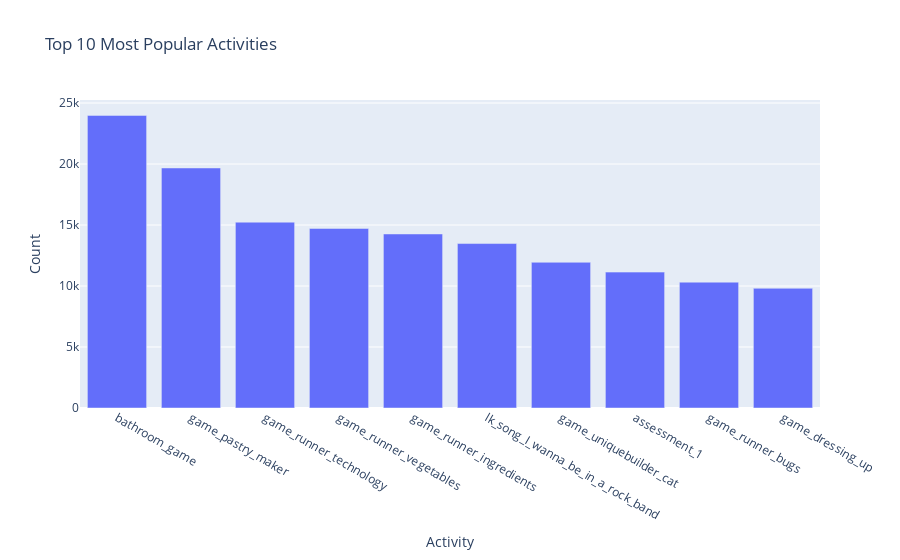
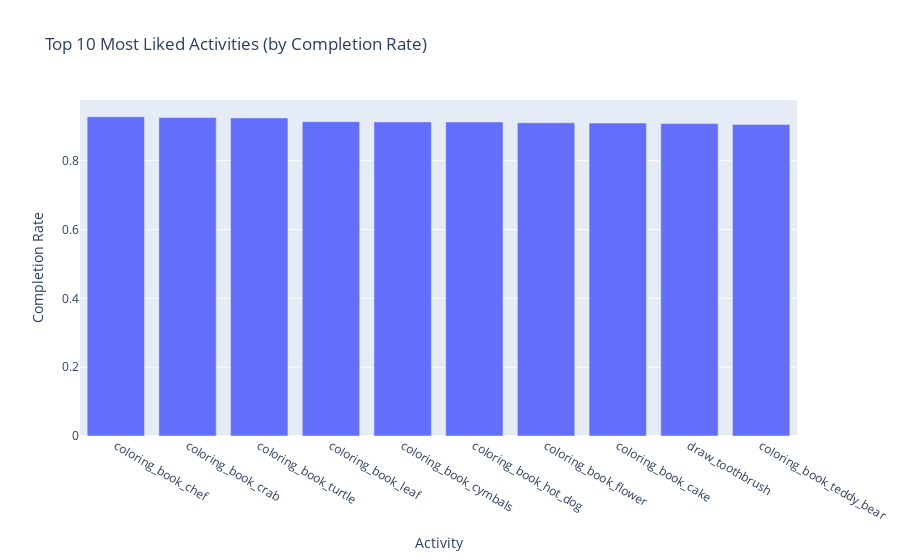
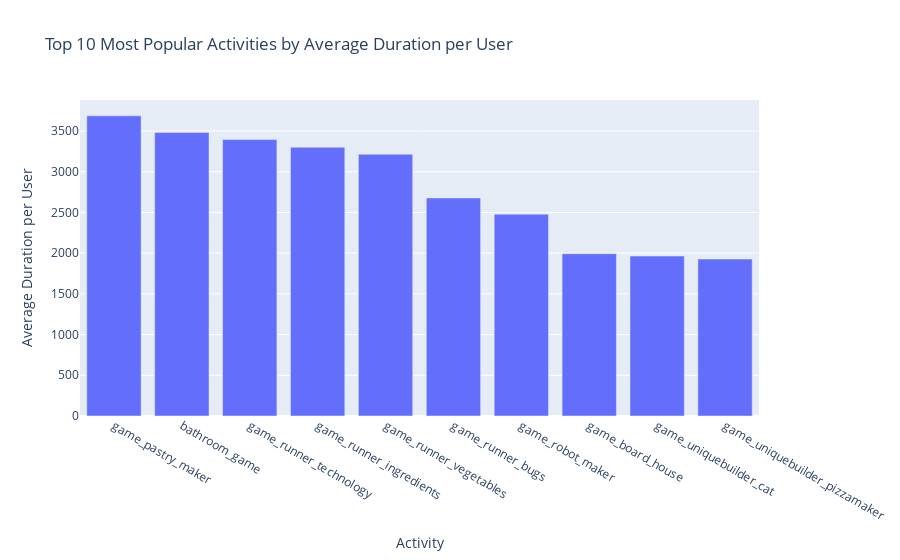
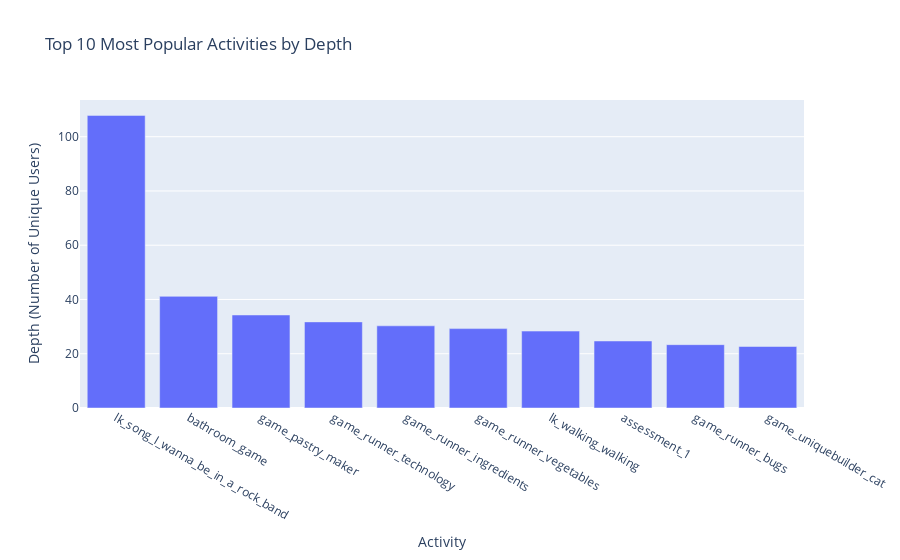

Write notebook code for charts like these, in order.
### Code cell
#filter activities that have more than 50 unique takers
activity_user_counts = df_activities.groupby('activity')['user_id'].nunique()
activities_with_50_takers = activity_user_counts[activity_user_counts > 50].index

filtered_df_activities = df_activities[df_activities['activity'].isin(activities_with_50_takers)]

#most popular activities
activity_counts = filtered_df_activities['activity'].value_counts()
fig = px.bar(activity_counts.head(10), x=activity_counts.head(10).index, y=activity_counts.head(10).values, title="Top 10 Most Popular Activities", labels={'x':'Activity', 'y':'Count'})
fig.show()


#most liked activities by completion rate
completion_rate = filtered_df_activities[filtered_df_activities['completed'] == True].groupby('activity').size() / filtered_df_activities.groupby('activity').size()
completion_rate = completion_rate.sort_values(ascending=False)
fig = px.bar(completion_rate.head(10), x=completion_rate.head(10).index, y=completion_rate.head(10).values, title="Top 10 Most Liked Activities (by Completion Rate)", labels={'x':'Activity', 'y':'Completion Rate'})
fig.show()


#most liked activities by duration
average_duration_per_user = filtered_df_activities.groupby('activity')['duration_int'].sum() / filtered_df_activities.groupby('activity')['user_id'].nunique()
average_duration_per_user = average_duration_per_user.sort_values(ascending=False)
fig = px.bar(average_duration_per_user.head(10), x=average_duration_per_user.head(10).index, y=average_duration_per_user.head(10).values, title="Top 10 Most Popular Activities by Average Duration per User", labels={'x':'Activity', 'y':'Average Duration per User'})
fig.show()

#most liked activities by depth
activity_depth = filtered_df_activities.groupby('activity')['activity'].size() / filtered_df_activities.groupby('activity')['user_id'].nunique()
activity_depth = activity_depth.sort_values(ascending=False)
fig = px.bar(activity_depth.head(10), x=activity_depth.head(10).index, y=activity_depth.head(10).values, title="Top 10 Most Popular Activities by Depth", labels={'x':'Activity', 'y':'Depth (Number of Unique Users)'})
fig.show()

### Figure 1 — Plotly figure (JSON) as saved in the notebook; plotly's stock layout.template omitted (floating-point values rounded to 4 significant figures)
{"data": [{"alignmentgroup": "True", "hovertemplate": "Activity=%{x}<br>Count=%{y}<extra></extra>", "legendgroup": "", "marker": {"color": "#636efa", "pattern": {"shape": ""}}, "name": "", "offsetgroup": "", "orientation": "v", "showlegend": false, "textposition": "auto", "type": "bar", "x": ["bathroom_game", "game_pastry_maker", "game_runner_technology", "game_runner_vegetables", "game_runner_ingredients", "lk_song_I_wanna_be_in_a_rock_band", "game_uniquebuilder_cat", "assessment_1", "game_runner_bugs", "game_dressing_up"], "xaxis": "x", "y": [23987, 19677, 15234, 14719, 14266, 13481, 11945, 11140, 10317, 9812], "yaxis": "y"}], "layout": {"autosize": true, "barmode": "relative", "legend": {"tracegroupgap": 0}, "title": {"text": "Top 10 Most Popular Activities"}, "xaxis": {"anchor": "y", "autorange": true, "domain": [0, 1], "range": [-0.5, 9.5], "title": {"text": "Activity"}, "type": "category"}, "yaxis": {"anchor": "x", "autorange": true, "domain": [0, 1], "range": [0, 25250.0], "title": {"text": "Count"}, "type": "linear"}}}

### Figure 2 — Plotly figure (JSON) as saved in the notebook; plotly's stock layout.template omitted (floating-point values rounded to 4 significant figures)
{"data": [{"alignmentgroup": "True", "hovertemplate": "Activity=%{x}<br>Completion Rate=%{y}<extra></extra>", "legendgroup": "", "marker": {"color": "#636efa", "pattern": {"shape": ""}}, "name": "", "offsetgroup": "", "orientation": "v", "showlegend": false, "textposition": "auto", "type": "bar", "x": ["coloring_book_chef", "coloring_book_crab", "coloring_book_turtle", "coloring_book_leaf", "coloring_book_cymbals", "coloring_book_hot_dog", "coloring_book_flower", "coloring_book_cake", "draw_toothbrush", "coloring_book_teddy_bear"], "xaxis": "x", "y": [0.9275, 0.9251, 0.9243, 0.9134, 0.9127, 0.9123, 0.9101, 0.9093, 0.9077, 0.9055], "yaxis": "y"}], "layout": {"autosize": true, "barmode": "relative", "legend": {"tracegroupgap": 0}, "title": {"text": "Top 10 Most Liked Activities (by Completion Rate)"}, "xaxis": {"anchor": "y", "autorange": true, "domain": [0, 1], "range": [-0.5, 9.5], "title": {"text": "Activity"}, "type": "category"}, "yaxis": {"anchor": "x", "autorange": true, "domain": [0, 1], "range": [0, 0.9763], "title": {"text": "Completion Rate"}, "type": "linear"}}}

### Figure 3 — Plotly figure (JSON) as saved in the notebook; plotly's stock layout.template omitted (floating-point values rounded to 4 significant figures)
{"data": [{"alignmentgroup": "True", "hovertemplate": "Activity=%{x}<br>Average Duration per User=%{y}<extra></extra>", "legendgroup": "", "marker": {"color": "#636efa", "pattern": {"shape": ""}}, "name": "", "offsetgroup": "", "orientation": "v", "showlegend": false, "textposition": "auto", "type": "bar", "x": ["game_pastry_maker", "bathroom_game", "game_runner_technology", "game_runner_ingredients", "game_runner_vegetables", "game_runner_bugs", "game_robot_maker", "game_board_house", "game_uniquebuilder_cat", "game_uniquebuilder_pizzamaker"], "xaxis": "x", "y": [3687.0, 3483.0, 3395.0, 3300.0, 3214.0, 2678.0, 2479.0, 1993.0, 1964.0, 1928.0], "yaxis": "y"}], "layout": {"autosize": true, "barmode": "relative", "legend": {"tracegroupgap": 0}, "title": {"text": "Top 10 Most Popular Activities by Average Duration per User"}, "xaxis": {"anchor": "y", "autorange": true, "domain": [0, 1], "range": [-0.5, 9.5], "title": {"text": "Activity"}, "type": "category"}, "yaxis": {"anchor": "x", "autorange": true, "domain": [0, 1], "range": [0, 3881.0], "title": {"text": "Average Duration per User"}, "type": "linear"}}}

### Figure 4 — Plotly figure (JSON) as saved in the notebook; plotly's stock layout.template omitted (floating-point values rounded to 4 significant figures)
{"data": [{"alignmentgroup": "True", "hovertemplate": "Activity=%{x}<br>Depth (Number of Unique Users)=%{y}<extra></extra>", "legendgroup": "", "marker": {"color": "#636efa", "pattern": {"shape": ""}}, "name": "", "offsetgroup": "", "orientation": "v", "showlegend": false, "textposition": "auto", "type": "bar", "x": ["lk_song_I_wanna_be_in_a_rock_band", "bathroom_game", "game_pastry_maker", "game_runner_technology", "game_runner_ingredients", "game_runner_vegetables", "lk_walking_walking", "assessment_1", "game_runner_bugs", "game_uniquebuilder_cat"], "xaxis": "x", "y": [107.8, 41.14, 34.28, 31.74, 30.29, 29.26, 28.35, 24.7, 23.34, 22.67], "yaxis": "y"}], "layout": {"autosize": true, "barmode": "relative", "legend": {"tracegroupgap": 0}, "title": {"text": "Top 10 Most Popular Activities by Depth"}, "xaxis": {"anchor": "y", "autorange": true, "domain": [0, 1], "range": [-0.5, 9.5], "title": {"text": "Activity"}, "type": "category"}, "yaxis": {"anchor": "x", "autorange": true, "domain": [0, 1], "range": [0, 113.5], "title": {"text": "Depth (Number of Unique Users)"}, "type": "linear"}}}
